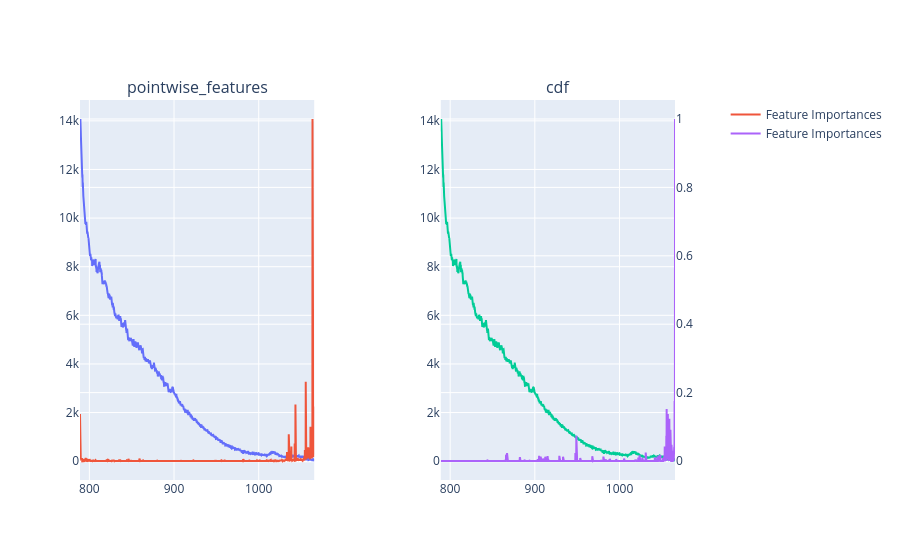

Notebook cell for this chart:
### Code cell
from spectrascope.plot_spectral_features import plot_model as pm 
from spectrascope.plot_spectral_features import plot_spectral_features as psf 

fig = make_subplots(1,2, specs=[[{"secondary_y": True}, {"secondary_y": True}]], 
                    subplot_titles=['pointwise_features', 'cdf'])#, specs=[[{"secondary_y": True}, {"secondary_y": True}]], subplot_titles=['RF Feature Importances', 'LCEN Selected Features'])

for i, feat in enumerate(['pointwise_features', 'cdf']):
    model = getattr(ss_f, f'rm_{feat}_ph_RandomForestRegressor')

    selected_features = model['selected_features']
    selected_vals = model['selected_vals']
    raw = getattr(ss_f, f'rm_{feat}')
    xaxis = getattr(ss_f, f'rm_xaxis')

        
    # feature_importances = model['P'][0].best_estimator_.feature_importances_

    feature_importances = model['P'].feature_importances_
    feature_importances = feature_importances / np.max(feature_importances)
    plotter = pm(selected_features=feature_importances, raw=ss_f.rm_pointwise_features[0].ravel(), fig=fig, xaxis=xaxis,row=1,col=i+1, selected_vals=selected_vals, plot_importances=True)
    plotter.plot_pointwise_features()

fig.show()

### Figure 1 — Plotly figure (JSON) as saved in the notebook; plotly's stock layout.template omitted (floating-point values rounded to 4 significant figures; data arrays with more than 128 entries replaced by an {"elided": "..."} marker saying what was removed)
{"data": [{"name": "Raw Data", "showlegend": false, "type": "scatter", "x": {"elided": "1974 float values"}, "xaxis": "x", "y": {"elided": "1974 int values"}, "yaxis": "y"}, {"name": "Feature Importances", "type": "scatter", "x": {"elided": "1974 float values"}, "xaxis": "x", "y": {"elided": "1974 float values"}, "yaxis": "y2"}, {"name": "Raw Data", "showlegend": false, "type": "scatter", "x": {"elided": "1974 float values"}, "xaxis": "x2", "y": {"elided": "1974 int values"}, "yaxis": "y3"}, {"name": "Feature Importances", "type": "scatter", "x": {"elided": "1974 float values"}, "xaxis": "x2", "y": {"elided": "1974 float values"}, "yaxis": "y4"}], "layout": {"annotations": [{"font": {"size": 16}, "showarrow": false, "text": "pointwise_features", "x": 0.185, "xanchor": "center", "xref": "paper", "y": 1, "yanchor": "bottom", "yref": "paper"}, {"font": {"size": 16}, "showarrow": false, "text": "cdf", "x": 0.755, "xanchor": "center", "xref": "paper", "y": 1, "yanchor": "bottom", "yref": "paper"}], "xaxis": {"anchor": "y", "domain": [0, 0.37], "title": {"text": ""}}, "xaxis2": {"anchor": "y3", "domain": [0.57, 0.94], "title": {"text": ""}}, "yaxis": {"anchor": "x", "domain": [0, 1], "title": {"text": ""}}, "yaxis2": {"anchor": "x", "overlaying": "y", "showticklabels": false, "side": "right", "title": {"text": ""}}, "yaxis3": {"anchor": "x2", "domain": [0, 1], "title": {"text": ""}}, "yaxis4": {"anchor": "x2", "overlaying": "y3", "side": "right", "title": {"text": ""}}}}
